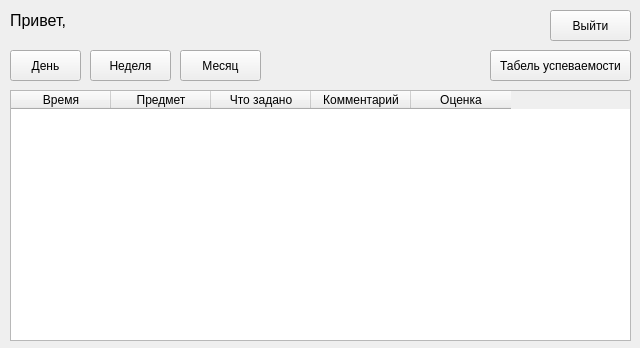
<?xml version="1.0" encoding="UTF-8"?>
<ui version="4.0">
 <class>Form</class>
 <widget class="QWidget" name="Form">
  <property name="geometry">
   <rect>
    <x>0</x>
    <y>0</y>
    <width>640</width>
    <height>348</height>
   </rect>
  </property>
  <property name="windowTitle">
   <string>Form</string>
  </property>
  <widget class="QPushButton" name="pushButton">
   <property name="geometry">
    <rect>
     <x>10</x>
     <y>50</y>
     <width>71</width>
     <height>31</height>
    </rect>
   </property>
   <property name="text">
    <string>День</string>
   </property>
  </widget>
  <widget class="QPushButton" name="pushButton_2">
   <property name="geometry">
    <rect>
     <x>90</x>
     <y>50</y>
     <width>81</width>
     <height>31</height>
    </rect>
   </property>
   <property name="text">
    <string>Неделя</string>
   </property>
  </widget>
  <widget class="QPushButton" name="pushButton_3">
   <property name="geometry">
    <rect>
     <x>490</x>
     <y>50</y>
     <width>141</width>
     <height>31</height>
    </rect>
   </property>
   <property name="text">
    <string>Табель успеваемости</string>
   </property>
  </widget>
  <widget class="QPushButton" name="pushButton_4">
   <property name="geometry">
    <rect>
     <x>550</x>
     <y>10</y>
     <width>81</width>
     <height>31</height>
    </rect>
   </property>
   <property name="text">
    <string>Выйти</string>
   </property>
  </widget>
  <widget class="QLabel" name="label">
   <property name="geometry">
    <rect>
     <x>10</x>
     <y>10</y>
     <width>191</width>
     <height>21</height>
    </rect>
   </property>
   <property name="font">
    <font>
     <family>Arial</family>
     <pointsize>12</pointsize>
     <weight>50</weight>
     <bold>false</bold>
    </font>
   </property>
   <property name="text">
    <string>Привет,</string>
   </property>
  </widget>
  <widget class="QPushButton" name="pushButton_5">
   <property name="geometry">
    <rect>
     <x>180</x>
     <y>50</y>
     <width>81</width>
     <height>31</height>
    </rect>
   </property>
   <property name="text">
    <string>Месяц</string>
   </property>
  </widget>
  <widget class="QTableWidget" name="tableWidget">
   <property name="geometry">
    <rect>
     <x>10</x>
     <y>90</y>
     <width>621</width>
     <height>251</height>
    </rect>
   </property>
   <column>
    <property name="text">
     <string>Время</string>
    </property>
   </column>
   <column>
    <property name="text">
     <string>Предмет</string>
    </property>
   </column>
   <column>
    <property name="text">
     <string>Что задано</string>
    </property>
   </column>
   <column>
    <property name="text">
     <string>Комментарий</string>
    </property>
   </column>
   <column>
    <property name="text">
     <string>Оценка</string>
    </property>
   </column>
  </widget>
 </widget>
 <resources/>
 <connections/>
</ui>
